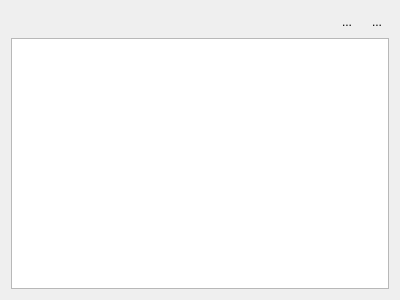
<?xml version="1.0" encoding="UTF-8"?>
<ui version="4.0">
 <class>Form</class>
 <widget class="QWidget" name="Form">
  <property name="geometry">
   <rect>
    <x>0</x>
    <y>0</y>
    <width>400</width>
    <height>300</height>
   </rect>
  </property>
  <property name="windowTitle">
   <string>Form</string>
  </property>
  <layout class="QVBoxLayout" name="verticalLayout">
   <item>
    <layout class="QHBoxLayout" name="horizontalLayout">
     <item>
      <spacer name="horizontalSpacer">
       <property name="orientation">
        <enum>Qt::Horizontal</enum>
       </property>
       <property name="sizeHint" stdset="0">
        <size>
         <width>40</width>
         <height>20</height>
        </size>
       </property>
      </spacer>
     </item>
     <item>
      <widget class="QToolButton" name="removeButton">
       <property name="text">
        <string>...</string>
       </property>
       <property name="icon">
        <iconset resource="Experiment.qrc">
         <normaloff>:/openicon/icons/edit_remove.png</normaloff>:/openicon/icons/edit_remove.png</iconset>
       </property>
       <property name="autoRaise">
        <bool>true</bool>
       </property>
      </widget>
     </item>
     <item>
      <widget class="QToolButton" name="addButton">
       <property name="text">
        <string>...</string>
       </property>
       <property name="icon">
        <iconset resource="Experiment.qrc">
         <normaloff>:/openicon/icons/edit-add.png</normaloff>:/openicon/icons/edit-add.png</iconset>
       </property>
       <property name="autoRaise">
        <bool>true</bool>
       </property>
      </widget>
     </item>
    </layout>
   </item>
   <item>
    <widget class="QTableView" name="tableView"/>
   </item>
  </layout>
 </widget>
 <resources>
  <include location="Experiment.qrc"/>
 </resources>
 <connections/>
</ui>
